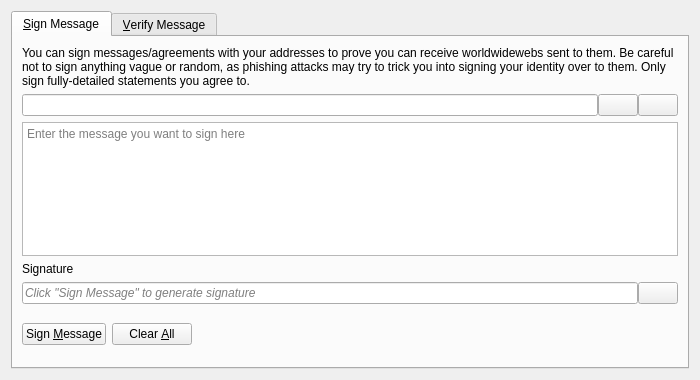
<?xml version="1.0" encoding="UTF-8"?>
<ui version="4.0">
 <class>SignVerifyMessageDialog</class>
 <widget class="QDialog" name="SignVerifyMessageDialog">
  <property name="geometry">
   <rect>
    <x>0</x>
    <y>0</y>
    <width>700</width>
    <height>380</height>
   </rect>
  </property>
  <property name="windowTitle">
   <string>Signatures - Sign / Verify a Message</string>
  </property>
  <property name="modal">
   <bool>true</bool>
  </property>
  <layout class="QVBoxLayout" name="verticalLayout">
   <item>
    <widget class="QTabWidget" name="tabWidget">
     <property name="currentIndex">
      <number>0</number>
     </property>
     <widget class="QWidget" name="tabSignMessage">
      <attribute name="title">
       <string>&amp;Sign Message</string>
      </attribute>
      <layout class="QVBoxLayout" name="verticalLayout_SM">
       <item>
        <widget class="QLabel" name="infoLabel_SM">
         <property name="text">
          <string>You can sign messages/agreements with your addresses to prove you can receive worldwidewebs sent to them. Be careful not to sign anything vague or random, as phishing attacks may try to trick you into signing your identity over to them. Only sign fully-detailed statements you agree to.</string>
         </property>
         <property name="textFormat">
          <enum>Qt::PlainText</enum>
         </property>
         <property name="wordWrap">
          <bool>true</bool>
         </property>
        </widget>
       </item>
       <item>
        <layout class="QHBoxLayout" name="horizontalLayout_1_SM">
         <property name="spacing">
          <number>0</number>
         </property>
         <item>
          <widget class="QValidatedLineEdit" name="addressIn_SM">
           <property name="toolTip">
            <string>The worldwideweb address to sign the message with</string>
           </property>
          </widget>
         </item>
         <item>
          <widget class="QPushButton" name="addressBookButton_SM">
           <property name="toolTip">
            <string>Choose previously used address</string>
           </property>
           <property name="text">
            <string/>
           </property>
           <property name="icon">
            <iconset resource="../worldwideweb.qrc">
             <normaloff>:/icons/address-book</normaloff>:/icons/address-book</iconset>
           </property>
           <property name="shortcut">
            <string>Alt+A</string>
           </property>
           <property name="autoDefault">
            <bool>false</bool>
           </property>
          </widget>
         </item>
         <item>
          <widget class="QPushButton" name="pasteButton_SM">
           <property name="toolTip">
            <string>Paste address from clipboard</string>
           </property>
           <property name="text">
            <string/>
           </property>
           <property name="icon">
            <iconset resource="../worldwideweb.qrc">
             <normaloff>:/icons/editpaste</normaloff>:/icons/editpaste</iconset>
           </property>
           <property name="shortcut">
            <string>Alt+P</string>
           </property>
           <property name="autoDefault">
            <bool>false</bool>
           </property>
          </widget>
         </item>
        </layout>
       </item>
       <item>
        <widget class="QPlainTextEdit" name="messageIn_SM">
         <property name="toolTip">
          <string>Enter the message you want to sign here</string>
         </property>
         <property name="placeholderText">
          <string>Enter the message you want to sign here</string>
         </property>
        </widget>
       </item>
       <item>
        <widget class="QLabel" name="signatureLabel_SM">
         <property name="text">
          <string>Signature</string>
         </property>
         <property name="textFormat">
          <enum>Qt::PlainText</enum>
         </property>
        </widget>
       </item>
       <item>
        <layout class="QHBoxLayout" name="horizontalLayout_2_SM">
         <property name="spacing">
          <number>0</number>
         </property>
         <item>
          <widget class="QLineEdit" name="signatureOut_SM">
           <property name="placeholderText">
            <string>Click "Sign Message" to generate signature</string>
           </property>
           <property name="font">
            <font>
             <italic>true</italic>
            </font>
           </property>
           <property name="readOnly">
            <bool>true</bool>
           </property>
          </widget>
         </item>
         <item>
          <widget class="QPushButton" name="copySignatureButton_SM">
           <property name="toolTip">
            <string>Copy the current signature to the system clipboard</string>
           </property>
           <property name="text">
            <string/>
           </property>
           <property name="icon">
            <iconset resource="../worldwideweb.qrc">
             <normaloff>:/icons/editcopy</normaloff>:/icons/editcopy</iconset>
           </property>
           <property name="autoDefault">
            <bool>false</bool>
           </property>
          </widget>
         </item>
        </layout>
       </item>
       <item>
        <layout class="QHBoxLayout" name="horizontalLayout_3_SM">
         <item>
          <widget class="QPushButton" name="signMessageButton_SM">
           <property name="toolTip">
            <string>Sign the message to prove you own this worldwideweb address</string>
           </property>
           <property name="text">
            <string>Sign &amp;Message</string>
           </property>
           <property name="icon">
            <iconset resource="../worldwideweb.qrc">
             <normaloff>:/icons/edit</normaloff>:/icons/edit</iconset>
           </property>
           <property name="autoDefault">
            <bool>false</bool>
           </property>
          </widget>
         </item>
         <item>
          <widget class="QPushButton" name="clearButton_SM">
           <property name="toolTip">
            <string>Reset all sign message fields</string>
           </property>
           <property name="text">
            <string>Clear &amp;All</string>
           </property>
           <property name="icon">
            <iconset resource="../worldwideweb.qrc">
             <normaloff>:/icons/remove</normaloff>:/icons/remove</iconset>
           </property>
           <property name="autoDefault">
            <bool>false</bool>
           </property>
          </widget>
         </item>
         <item>
          <spacer name="horizontalSpacer_1_SM">
           <property name="orientation">
            <enum>Qt::Horizontal</enum>
           </property>
           <property name="sizeHint" stdset="0">
            <size>
             <width>40</width>
             <height>48</height>
            </size>
           </property>
          </spacer>
         </item>
         <item>
          <widget class="QLabel" name="statusLabel_SM">
           <property name="font">
            <font>
             <weight>75</weight>
             <bold>true</bold>
            </font>
           </property>
           <property name="text">
            <string/>
           </property>
           <property name="wordWrap">
            <bool>true</bool>
           </property>
          </widget>
         </item>
         <item>
          <spacer name="horizontalSpacer_2_SM">
           <property name="orientation">
            <enum>Qt::Horizontal</enum>
           </property>
           <property name="sizeHint" stdset="0">
            <size>
             <width>40</width>
             <height>48</height>
            </size>
           </property>
          </spacer>
         </item>
        </layout>
       </item>
      </layout>
     </widget>
     <widget class="QWidget" name="tabVerifyMessage">
      <attribute name="title">
       <string>&amp;Verify Message</string>
      </attribute>
      <layout class="QVBoxLayout" name="verticalLayout_VM">
       <item>
        <widget class="QLabel" name="infoLabel_VM">
         <property name="text">
          <string>Enter the receiver's address, message (ensure you copy line breaks, spaces, tabs, etc. exactly) and signature below to verify the message. Be careful not to read more into the signature than what is in the signed message itself, to avoid being tricked by a man-in-the-middle attack. Note that this only proves the signing party receives with the address, it cannot prove sendership of any transaction!</string>
         </property>
         <property name="textFormat">
          <enum>Qt::PlainText</enum>
         </property>
         <property name="alignment">
          <set>Qt::AlignLeading|Qt::AlignLeft|Qt::AlignTop</set>
         </property>
         <property name="wordWrap">
          <bool>true</bool>
         </property>
        </widget>
       </item>
       <item>
        <layout class="QHBoxLayout" name="horizontalLayout_1_VM">
         <property name="spacing">
          <number>0</number>
         </property>
         <item>
          <widget class="QValidatedLineEdit" name="addressIn_VM">
           <property name="toolTip">
            <string>The worldwideweb address the message was signed with</string>
           </property>
          </widget>
         </item>
         <item>
          <widget class="QPushButton" name="addressBookButton_VM">
           <property name="toolTip">
            <string>Choose previously used address</string>
           </property>
           <property name="text">
            <string/>
           </property>
           <property name="icon">
            <iconset resource="../worldwideweb.qrc">
             <normaloff>:/icons/address-book</normaloff>:/icons/address-book</iconset>
           </property>
           <property name="shortcut">
            <string>Alt+A</string>
           </property>
           <property name="autoDefault">
            <bool>false</bool>
           </property>
          </widget>
         </item>
        </layout>
       </item>
       <item>
        <widget class="QPlainTextEdit" name="messageIn_VM">
          <property name="toolTip">
            <string>The signed message to verify</string>
          </property>
          <property name="placeholderText">
            <string>The signed message to verify</string>
          </property>
        </widget>
       </item>
       <item>
        <widget class="QValidatedLineEdit" name="signatureIn_VM">
          <property name="toolTip">
            <string>The signature given when the message was signed</string>
          </property>
          <property name="placeholderText">
            <string>The signature given when the message was signed</string>
          </property>
        </widget>
       </item>
       <item>
        <layout class="QHBoxLayout" name="horizontalLayout_2_VM">
         <item>
          <widget class="QPushButton" name="verifyMessageButton_VM">
           <property name="toolTip">
            <string>Verify the message to ensure it was signed with the specified worldwideweb address</string>
           </property>
           <property name="text">
            <string>Verify &amp;Message</string>
           </property>
           <property name="icon">
            <iconset resource="../worldwideweb.qrc">
             <normaloff>:/icons/transaction_0</normaloff>:/icons/transaction_0</iconset>
           </property>
           <property name="autoDefault">
            <bool>false</bool>
           </property>
          </widget>
         </item>
         <item>
          <widget class="QPushButton" name="clearButton_VM">
           <property name="toolTip">
            <string>Reset all verify message fields</string>
           </property>
           <property name="text">
            <string>Clear &amp;All</string>
           </property>
           <property name="icon">
            <iconset resource="../worldwideweb.qrc">
             <normaloff>:/icons/remove</normaloff>:/icons/remove</iconset>
           </property>
           <property name="autoDefault">
            <bool>false</bool>
           </property>
          </widget>
         </item>
         <item>
          <spacer name="horizontalSpacer_1_VM">
           <property name="orientation">
            <enum>Qt::Horizontal</enum>
           </property>
           <property name="sizeHint" stdset="0">
            <size>
             <width>40</width>
             <height>48</height>
            </size>
           </property>
          </spacer>
         </item>
         <item>
          <widget class="QLabel" name="statusLabel_VM">
           <property name="font">
            <font>
             <weight>75</weight>
             <bold>true</bold>
            </font>
           </property>
           <property name="text">
            <string/>
           </property>
           <property name="wordWrap">
            <bool>true</bool>
           </property>
          </widget>
         </item>
         <item>
          <spacer name="horizontalSpacer_2_VM">
           <property name="orientation">
            <enum>Qt::Horizontal</enum>
           </property>
           <property name="sizeHint" stdset="0">
            <size>
             <width>40</width>
             <height>48</height>
            </size>
           </property>
          </spacer>
         </item>
        </layout>
       </item>
      </layout>
     </widget>
    </widget>
   </item>
  </layout>
 </widget>
 <customwidgets>
  <customwidget>
   <class>QValidatedLineEdit</class>
   <extends>QLineEdit</extends>
   <header>qt/qvalidatedlineedit.h</header>
  </customwidget>
 </customwidgets>
 <resources>
  <include location="../worldwideweb.qrc"/>
 </resources>
 <connections/>
</ui>
